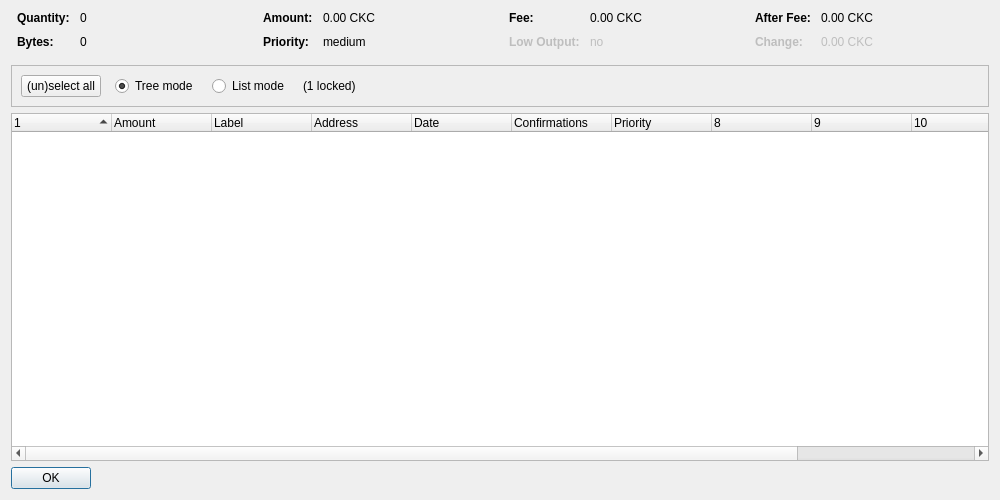
<?xml version="1.0" encoding="UTF-8"?>
<ui version="4.0">
 <class>CoinControlDialog</class>
 <widget class="QDialog" name="CoinControlDialog">
  <property name="geometry">
   <rect>
    <x>0</x>
    <y>0</y>
    <width>1000</width>
    <height>500</height>
   </rect>
  </property>
  <property name="windowTitle">
   <string>Coin Control Address Selection</string>
  </property>
  <layout class="QVBoxLayout" name="verticalLayout">
   <item>
    <layout class="QHBoxLayout" name="horizontalLayoutTop" stretch="0,0,0,0">
     <property name="topMargin">
      <number>0</number>
     </property>
     <property name="bottomMargin">
      <number>10</number>
     </property>
     <item>
      <layout class="QFormLayout" name="formLayoutCoinControl1">
       <property name="horizontalSpacing">
        <number>10</number>
       </property>
       <property name="verticalSpacing">
        <number>10</number>
       </property>
       <property name="leftMargin">
        <number>6</number>
       </property>
       <property name="rightMargin">
        <number>6</number>
       </property>
       <item row="0" column="0">
        <widget class="QLabel" name="labelCoinControlQuantityText">
         <property name="font">
          <font>
           <weight>75</weight>
           <bold>true</bold>
          </font>
         </property>
         <property name="text">
          <string>Quantity:</string>
         </property>
        </widget>
       </item>
       <item row="0" column="1">
        <widget class="QLabel" name="labelCoinControlQuantity">
         <property name="cursor">
          <cursorShape>IBeamCursor</cursorShape>
         </property>
         <property name="contextMenuPolicy">
          <enum>Qt::ActionsContextMenu</enum>
         </property>
         <property name="text">
          <string notr="true">0</string>
         </property>
         <property name="textInteractionFlags">
          <set>Qt::LinksAccessibleByMouse|Qt::TextSelectableByKeyboard|Qt::TextSelectableByMouse</set>
         </property>
        </widget>
       </item>
       <item row="1" column="0">
        <widget class="QLabel" name="labelCoinControlBytesText">
         <property name="font">
          <font>
           <weight>75</weight>
           <bold>true</bold>
          </font>
         </property>
         <property name="text">
          <string>Bytes:</string>
         </property>
        </widget>
       </item>
       <item row="1" column="1">
        <widget class="QLabel" name="labelCoinControlBytes">
         <property name="cursor">
          <cursorShape>IBeamCursor</cursorShape>
         </property>
         <property name="contextMenuPolicy">
          <enum>Qt::ActionsContextMenu</enum>
         </property>
         <property name="text">
          <string notr="true">0</string>
         </property>
         <property name="textInteractionFlags">
          <set>Qt::LinksAccessibleByMouse|Qt::TextSelectableByKeyboard|Qt::TextSelectableByMouse</set>
         </property>
        </widget>
       </item>
      </layout>
     </item>
     <item>
      <layout class="QFormLayout" name="formLayoutCoinControl2">
       <property name="horizontalSpacing">
        <number>10</number>
       </property>
       <property name="verticalSpacing">
        <number>10</number>
       </property>
       <property name="leftMargin">
        <number>6</number>
       </property>
       <property name="rightMargin">
        <number>6</number>
       </property>
       <item row="0" column="0">
        <widget class="QLabel" name="labelCoinControlAmountText">
         <property name="font">
          <font>
           <weight>75</weight>
           <bold>true</bold>
          </font>
         </property>
         <property name="text">
          <string>Amount:</string>
         </property>
        </widget>
       </item>
       <item row="0" column="1">
        <widget class="QLabel" name="labelCoinControlAmount">
         <property name="cursor">
          <cursorShape>IBeamCursor</cursorShape>
         </property>
         <property name="contextMenuPolicy">
          <enum>Qt::ActionsContextMenu</enum>
         </property>
         <property name="text">
          <string notr="true">0.00 CKC</string>
         </property>
         <property name="textInteractionFlags">
          <set>Qt::LinksAccessibleByMouse|Qt::TextSelectableByKeyboard|Qt::TextSelectableByMouse</set>
         </property>
        </widget>
       </item>
       <item row="1" column="0">
        <widget class="QLabel" name="labelCoinControlPriorityText">
         <property name="font">
          <font>
           <weight>75</weight>
           <bold>true</bold>
          </font>
         </property>
         <property name="text">
          <string>Priority:</string>
         </property>
        </widget>
       </item>
       <item row="1" column="1">
        <widget class="QLabel" name="labelCoinControlPriority">
         <property name="cursor">
          <cursorShape>IBeamCursor</cursorShape>
         </property>
         <property name="contextMenuPolicy">
          <enum>Qt::ActionsContextMenu</enum>
         </property>
         <property name="text">
          <string notr="true">medium</string>
         </property>
         <property name="textInteractionFlags">
          <set>Qt::LinksAccessibleByMouse|Qt::TextSelectableByKeyboard|Qt::TextSelectableByMouse</set>
         </property>
        </widget>
       </item>
      </layout>
     </item>
     <item>
      <layout class="QFormLayout" name="formLayoutCoinControl3">
       <property name="horizontalSpacing">
        <number>10</number>
       </property>
       <property name="verticalSpacing">
        <number>10</number>
       </property>
       <property name="leftMargin">
        <number>6</number>
       </property>
       <property name="rightMargin">
        <number>6</number>
       </property>
       <item row="0" column="0">
        <widget class="QLabel" name="labelCoinControlFeeText">
         <property name="font">
          <font>
           <weight>75</weight>
           <bold>true</bold>
          </font>
         </property>
         <property name="text">
          <string>Fee:</string>
         </property>
        </widget>
       </item>
       <item row="0" column="1">
        <widget class="QLabel" name="labelCoinControlFee">
         <property name="cursor">
          <cursorShape>IBeamCursor</cursorShape>
         </property>
         <property name="contextMenuPolicy">
          <enum>Qt::ActionsContextMenu</enum>
         </property>
         <property name="text">
          <string notr="true">0.00 CKC</string>
         </property>
         <property name="textInteractionFlags">
          <set>Qt::LinksAccessibleByMouse|Qt::TextSelectableByKeyboard|Qt::TextSelectableByMouse</set>
         </property>
        </widget>
       </item>
       <item row="1" column="0">
        <widget class="QLabel" name="labelCoinControlLowOutputText">
         <property name="enabled">
          <bool>false</bool>
         </property>
         <property name="font">
          <font>
           <weight>75</weight>
           <bold>true</bold>
          </font>
         </property>
         <property name="text">
          <string>Low Output:</string>
         </property>
        </widget>
       </item>
       <item row="1" column="1">
        <widget class="QLabel" name="labelCoinControlLowOutput">
         <property name="enabled">
          <bool>false</bool>
         </property>
         <property name="cursor">
          <cursorShape>IBeamCursor</cursorShape>
         </property>
         <property name="contextMenuPolicy">
          <enum>Qt::ActionsContextMenu</enum>
         </property>
         <property name="text">
          <string notr="true">no</string>
         </property>
         <property name="textInteractionFlags">
          <set>Qt::LinksAccessibleByMouse|Qt::TextSelectableByKeyboard|Qt::TextSelectableByMouse</set>
         </property>
        </widget>
       </item>
      </layout>
     </item>
     <item>
      <layout class="QFormLayout" name="formLayoutCoinControl4">
       <property name="horizontalSpacing">
        <number>10</number>
       </property>
       <property name="verticalSpacing">
        <number>10</number>
       </property>
       <property name="leftMargin">
        <number>6</number>
       </property>
       <property name="rightMargin">
        <number>6</number>
       </property>
       <item row="0" column="0">
        <widget class="QLabel" name="labelCoinControlAfterFeeText">
         <property name="font">
          <font>
           <weight>75</weight>
           <bold>true</bold>
          </font>
         </property>
         <property name="text">
          <string>After Fee:</string>
         </property>
        </widget>
       </item>
       <item row="0" column="1">
        <widget class="QLabel" name="labelCoinControlAfterFee">
         <property name="cursor">
          <cursorShape>IBeamCursor</cursorShape>
         </property>
         <property name="contextMenuPolicy">
          <enum>Qt::ActionsContextMenu</enum>
         </property>
         <property name="text">
          <string notr="true">0.00 CKC</string>
         </property>
         <property name="textInteractionFlags">
          <set>Qt::LinksAccessibleByMouse|Qt::TextSelectableByKeyboard|Qt::TextSelectableByMouse</set>
         </property>
        </widget>
       </item>
       <item row="1" column="0">
        <widget class="QLabel" name="labelCoinControlChangeText">
         <property name="enabled">
          <bool>false</bool>
         </property>
         <property name="font">
          <font>
           <weight>75</weight>
           <bold>true</bold>
          </font>
         </property>
         <property name="text">
          <string>Change:</string>
         </property>
        </widget>
       </item>
       <item row="1" column="1">
        <widget class="QLabel" name="labelCoinControlChange">
         <property name="enabled">
          <bool>false</bool>
         </property>
         <property name="cursor">
          <cursorShape>IBeamCursor</cursorShape>
         </property>
         <property name="contextMenuPolicy">
          <enum>Qt::ActionsContextMenu</enum>
         </property>
         <property name="text">
          <string notr="true">0.00 CKC</string>
         </property>
         <property name="textInteractionFlags">
          <set>Qt::LinksAccessibleByMouse|Qt::TextSelectableByKeyboard|Qt::TextSelectableByMouse</set>
         </property>
        </widget>
       </item>
      </layout>
     </item>
    </layout>
   </item>
   <item>
    <widget class="QFrame" name="frame">
     <property name="minimumSize">
      <size>
       <width>0</width>
       <height>40</height>
      </size>
     </property>
     <property name="frameShape">
      <enum>QFrame::StyledPanel</enum>
     </property>
     <property name="frameShadow">
      <enum>QFrame::Sunken</enum>
     </property>
     <layout class="QHBoxLayout" name="horizontalLayout">
      <item>
       <layout class="QHBoxLayout" name="horizontalLayoutPanel" stretch="0,0,0,0,0">
        <property name="spacing">
         <number>14</number>
        </property>
        <item>
         <widget class="QPushButton" name="pushButtonSelectAll">
          <property name="sizePolicy">
           <sizepolicy hsizetype="Maximum" vsizetype="Fixed">
            <horstretch>0</horstretch>
            <verstretch>0</verstretch>
           </sizepolicy>
          </property>
          <property name="text">
           <string>(un)select all</string>
          </property>
         </widget>
        </item>
        <item>
         <widget class="QRadioButton" name="radioTreeMode">
          <property name="sizePolicy">
           <sizepolicy hsizetype="Maximum" vsizetype="Fixed">
            <horstretch>0</horstretch>
            <verstretch>0</verstretch>
           </sizepolicy>
          </property>
          <property name="text">
           <string>Tree mode</string>
          </property>
          <property name="checked">
           <bool>true</bool>
          </property>
         </widget>
        </item>
        <item>
         <widget class="QRadioButton" name="radioListMode">
          <property name="sizePolicy">
           <sizepolicy hsizetype="Maximum" vsizetype="Fixed">
            <horstretch>0</horstretch>
            <verstretch>0</verstretch>
           </sizepolicy>
          </property>
          <property name="text">
           <string>List mode</string>
          </property>
         </widget>
        </item>
        <item>
         <widget class="QLabel" name="labelLocked">
          <property name="text">
           <string notr="true">(1 locked)</string>
          </property>
         </widget>
        </item>
        <item>
         <spacer name="horizontalSpacer">
          <property name="orientation">
           <enum>Qt::Horizontal</enum>
          </property>
          <property name="sizeHint" stdset="0">
           <size>
            <width>40</width>
            <height>20</height>
           </size>
          </property>
         </spacer>
        </item>
       </layout>
      </item>
     </layout>
    </widget>
   </item>
   <item>
    <widget class="CoinControlTreeWidget" name="treeWidget">
     <property name="contextMenuPolicy">
      <enum>Qt::CustomContextMenu</enum>
     </property>
     <property name="sortingEnabled">
      <bool>false</bool>
     </property>
     <property name="columnCount">
      <number>12</number>
     </property>
     <attribute name="headerShowSortIndicator" stdset="0">
      <bool>true</bool>
     </attribute>
     <attribute name="headerStretchLastSection">
      <bool>false</bool>
     </attribute>
     <column>
      <property name="text">
       <string/>
      </property>
     </column>
     <column>
      <property name="text">
       <string>Amount</string>
      </property>
     </column>
     <column>
      <property name="text">
       <string notr="true">Label</string>
      </property>
     </column>
     <column>
      <property name="text">
       <string>Address</string>
      </property>
     </column>
     <column>
      <property name="text">
       <string>Date</string>
      </property>
     </column>
     <column>
      <property name="text">
       <string>Confirmations</string>
      </property>
      <property name="toolTip">
       <string>Confirmed</string>
      </property>
     </column>
     <column>
      <property name="text">
       <string>Priority</string>
      </property>
     </column>
     <column>
      <property name="text">
       <string/>
      </property>
     </column>
     <column>
      <property name="text">
       <string/>
      </property>
     </column>
     <column>
      <property name="text">
       <string/>
      </property>
     </column>
     <column>
      <property name="text">
       <string/>
      </property>
     </column>
     <column>
      <property name="text">
       <string/>
      </property>
     </column>
    </widget>
   </item>
   <item>
    <widget class="QDialogButtonBox" name="buttonBox">
     <property name="sizePolicy">
      <sizepolicy hsizetype="Maximum" vsizetype="Fixed">
       <horstretch>0</horstretch>
       <verstretch>0</verstretch>
      </sizepolicy>
     </property>
     <property name="orientation">
      <enum>Qt::Horizontal</enum>
     </property>
     <property name="standardButtons">
      <set>QDialogButtonBox::Ok</set>
     </property>
    </widget>
   </item>
  </layout>
 </widget>
 <customwidgets>
  <customwidget>
   <class>CoinControlTreeWidget</class>
   <extends>QTreeWidget</extends>
   <header>coincontroltreewidget.h</header>
  </customwidget>
 </customwidgets>
 <resources/>
 <connections/>
</ui>
